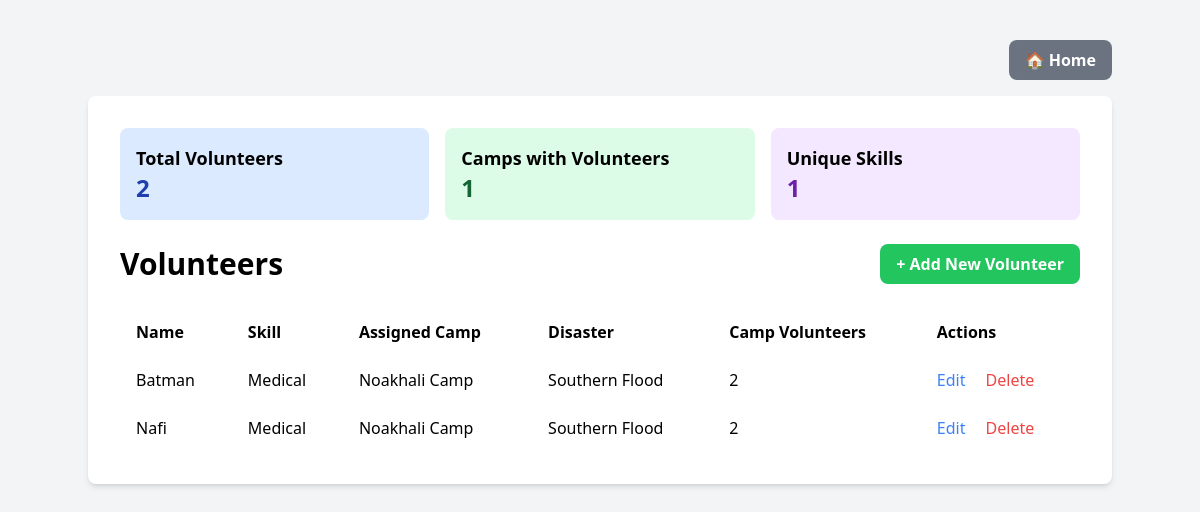
The page /volunteers.php on the database its author committed.
### tables this page shows
CREATE TABLE `volunteer` (
  `id` int(11) NOT NULL,
  `name` varchar(100) DEFAULT NULL,
  `skill` varchar(100) DEFAULT NULL,
  `camp_id` int(11) DEFAULT NULL
);

CREATE TABLE `relief_camp` (
  `id` int(11) NOT NULL,
  `name` varchar(255) NOT NULL,
  `capacity` int(11) DEFAULT NULL,
  `disaster_id` int(11) DEFAULT NULL
);

CREATE TABLE `disaster` (
  `id` int(11) NOT NULL,
  `name` varchar(255) NOT NULL,
  `type` varchar(100) DEFAULT NULL,
  `location` varchar(255) DEFAULT NULL
);

### public/volunteers.php (the view, shortened to what this page needs)
<?php
require_once '../includes/db_connect.php';
$sql = "SELECT
    v.*,
    rc.name AS camp_name,
    d.name AS disaster_name,
    (SELECT COUNT(*) FROM Volunteer WHERE camp_id = v.camp_id) as volunteers_in_camp
FROM Volunteer v
LEFT JOIN Relief_Camp rc ON v.camp_id = rc.id
LEFT JOIN disaster d ON rc.disaster_id = d.id
ORDER BY v.id DESC";
$result = $conn->query($sql);
$stats_sql = "SELECT
    COUNT(*) as total_volunteers,
    COUNT(DISTINCT camp_id) as camps_with_volunteers,
    COUNT(DISTINCT skill) as unique_skills
FROM Volunteer";
$stats_result = $conn->query($stats_sql);
$stats = $stats_result->fetch_assoc();
?>
<!DOCTYPE html>
<html lang="en">
<head>
    <script src="https://cdn.tailwindcss.com"></script>
</head>
<body class="bg-gray-100">
    <div class="container mx-auto mt-10">
        <div class="flex justify-end mb-4">
            <a href="index.php" class="bg-gray-500 text-white font-bold py-2 px-4 rounded-lg hover:bg-gray-600">
                🏠 Home
            </a>
        </div>
        <div class="p-8 bg-white rounded-lg shadow-md">
        <div class="grid grid-cols-3 gap-4 mb-6">
            <div class="bg-blue-100 p-4 rounded-lg">
                <h3 class="text-lg font-semibold">Total Volunteers</h3>
                <p class="text-2xl font-bold text-blue-800"><?php echo $stats['total_volunteers']; ?></p>
            </div>
            <div class="bg-green-100 p-4 rounded-lg">
                <h3 class="text-lg font-semibold">Camps with Volunteers</h3>
                <p class="text-2xl font-bold text-green-800"><?php echo $stats['camps_with_volunteers']; ?></p>
            </div>
            <div class="bg-purple-100 p-4 rounded-lg">
                <h3 class="text-lg font-semibold">Unique Skills</h3>
                <p class="text-2xl font-bold text-purple-800"><?php echo $stats['unique_skills']; ?></p>
            </div>
        </div>
        <div class="flex justify-between items-center mb-6">
            <h1 class="text-3xl font-bold">Volunteers</h1>
            <a href="add_volunteer.php" class="bg-green-500 text-white font-bold py-2 px-4 rounded-lg hover:bg-green-600">
                + Add New Volunteer
            </a>
        </div>
        <table class="min-w-full bg-white">
            <thead>
                <tr>
                    <th class="py-3 px-4 text-left">Name</th>
                    <th class="py-3 px-4 text-left">Skill</th>
                    <th class="py-3 px-4 text-left">Assigned Camp</th>
                    <th class="py-3 px-4 text-left">Disaster</th>
                    <th class="py-3 px-4 text-left">Camp Volunteers</th>
                    <th class="py-3 px-4 text-left">Actions</th>
                </tr>
            </thead>
            <tbody>
                <?php if ($result->num_rows > 0): ?>
                    <?php while($row = $result->fetch_assoc()): ?>
                        <tr>
                            <td class="py-3 px-4"><?php echo htmlspecialchars($row['name']); ?></td>
                            <td class="py-3 px-4"><?php echo htmlspecialchars($row['skill']); ?></td>
                            <td class="py-3 px-4"><?php echo htmlspecialchars($row['camp_name'] ?? 'Not Assigned'); ?></td>
                            <td class="py-3 px-4"><?php echo htmlspecialchars($row['disaster_name'] ?? 'N/A'); ?></td>
                            <td class="py-3 px-4"><?php echo htmlspecialchars($row['volunteers_in_camp']); ?></td>
                            <td class="py-3 px-4">
                                <a href="edit_volunteer.php?id=<?php echo $row['id']; ?>" class="text-blue-500 hover:text-blue-700">Edit</a>
                                <a href="delete_volunteer.php?id=<?php echo $row['id']; ?>"
                                   class="text-red-500 hover:text-red-700 ml-4"
                                   onclick="return confirm('Are you sure you want to delete this volunteer?')">Delete</a>
                            </td>
                        </tr>
                    <?php endwhile; ?>
                <?php else: ?>
                    <tr>
                        <td colspan="6" class="text-center py-4">No volunteers recorded yet</td>
                    </tr>
                <?php endif; ?>
            </tbody>
        </table>
    </div>
</body>
</html>

### rows shown on the page
volunteer: name "Batman", skill "Medical", camp.name "Noakhali Camp", disaster.name "Southern Flood", volunteers_in_camp "2"
volunteer: name "Nafi", skill "Medical", camp.name "Noakhali Camp", disaster.name "Southern Flood", volunteers_in_camp "2"

### other values the page prints
$stats['total_volunteers'] "2"
$stats['camps_with_volunteers'] "1"
$stats['unique_skills'] "1"
